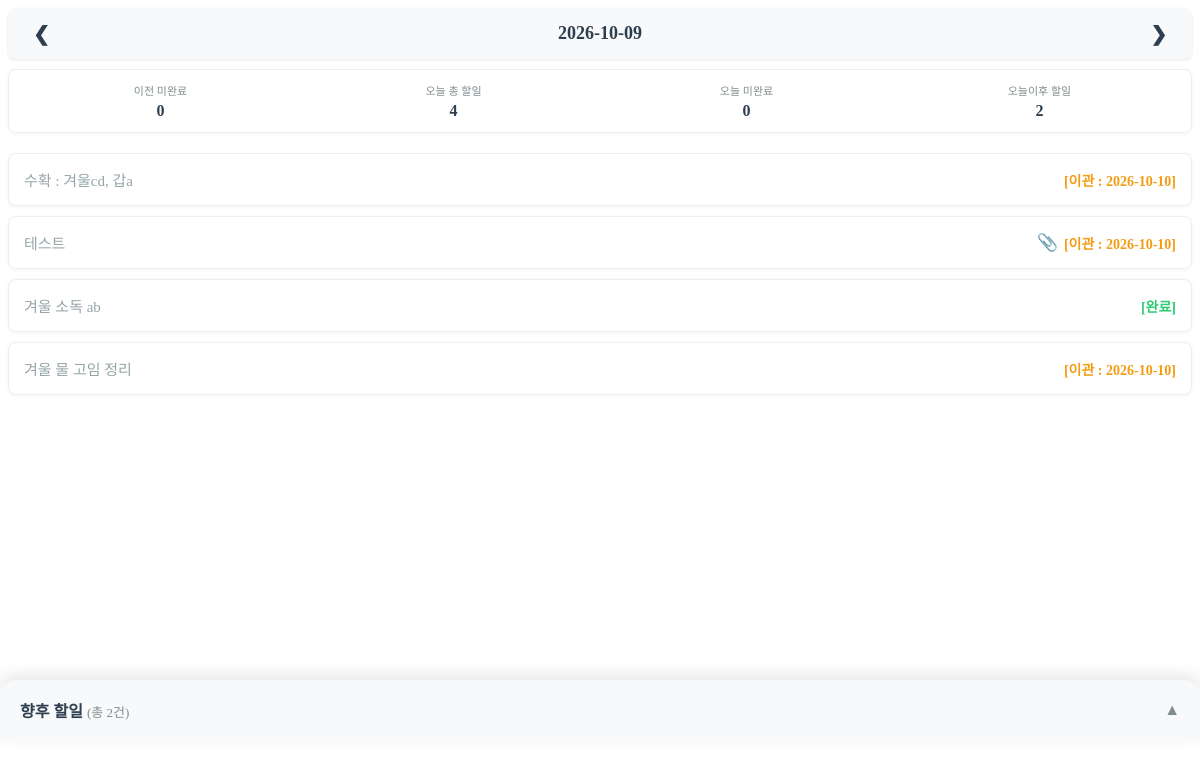
Screenshot of /dailytasks.php?d=2026-10-09 with the database file from the repository.
### tables this page shows
CREATE TABLE `dailytasksT` (
  `id` int(11) NOT NULL AUTO_INCREMENT COMMENT '고유 번호',
  `task_date` date NOT NULL COMMENT '할 일이 지정된 날짜',
  `content` text NOT NULL COMMENT '할 일 내용',
  `completion_status` varchar(20) DEFAULT NULL COMMENT '완료여부 (완료 또는 미뤄진 날짜 YYYY-MM-DD)',
  `created_at` datetime DEFAULT current_timestamp() COMMENT '등록일시',
  PRIMARY KEY (`id`)
);

### dailytasks.php (the view, shortened to what this page needs)
<?php
require_once __DIR__ . '/db_connect.php';
$today = date('Y-m-d');
$viewDate = isset($_GET['d']) ? $_GET['d'] : $today;
$dateStatus = 0;
if ($viewDate < $today) $dateStatus = -1;
$stmt = $pdo->prepare("SELECT COUNT(*) FROM dailytasksT WHERE task_date < ? AND completion_status = ''");
$stmt->execute([$viewDate]);
$prevIncompleteCount = $stmt->fetchColumn();
$stmt = $pdo->prepare("SELECT COUNT(*) FROM dailytasksT WHERE task_date = ?");
$stmt->execute([$viewDate]);
$todayTotalCount = $stmt->fetchColumn();
$stmt = $pdo->prepare("SELECT COUNT(*) FROM dailytasksT WHERE task_date = ? AND completion_status = ''");
$stmt->execute([$viewDate]);
$todayIncompleteCount = $stmt->fetchColumn();
$stmt = $pdo->prepare("SELECT COUNT(*) FROM dailytasksT WHERE task_date > ? AND (completion_status IS NULL OR completion_status = '')");
$stmt->execute([$viewDate]);
$futureTotalCount = $stmt->fetchColumn();
$stmt = $pdo->prepare("SELECT t.*, (SELECT COUNT(*) FROM attachment a WHERE a.att_grp_id = -t.id AND a.status='ACTIVE') AS attachment_count FROM dailytasksT t WHERE t.task_date = ? ORDER BY t.id DESC");
$stmt->execute([$viewDate]);
$tasks = $stmt->fetchAll(PDO::FETCH_ASSOC);
?>
<div class="date-nav-container">
    <button class="date-nav-btn prev" onclick="moveDate(-1, '<?= htmlspecialchars($viewDate, ENT_QUOTES) ?>')">&#10094;</button>
    <div class="date-title-wrap">
        <?= htmlspecialchars($viewDate) ?>
    </div>
    <button class="date-nav-btn next" onclick="moveDate(1, '<?= htmlspecialchars($viewDate, ENT_QUOTES) ?>')">&#10095;</button>
</div>
<div class="stats-container">
    <div class="stat-item"><span class="stat-label">이전 미완료</span><span class="stat-value <?= $prevIncompleteCount > 0 ? 'alert' : '' ?>"><?= $prevIncompleteCount ?></span></div>
    <div class="stat-item"><span class="stat-label">오늘 총 할일</span><span class="stat-value"><?= $todayTotalCount ?></span></div>
    <div class="stat-item"><span class="stat-label">오늘 미완료</span><span class="stat-value <?= $todayIncompleteCount > 0 ? 'alert' : '' ?>"><?= $todayIncompleteCount ?></span></div>
    <div class="stat-item"><span class="stat-label">오늘이후 할일</span><span class="stat-value"><?= $futureTotalCount ?></span></div>
</div>
<ul class="task-list">
    <?php if (count($tasks) === 0): ?>
        <li style="text-align: center; color: #999; padding: 20px;">할일이 없어! 새 할일을 추가해 볼까?</li>
    <?php else: ?>
        <?php foreach ($tasks as $task):
            $status = $task['completion_status'];
            $isCompleted = ($status === '완료');
            $isChanged = ($status !== '' && $status !== null &&$status !== '완료');
            $isDoneAny = ($isCompleted || $isChanged);$canDelete = ($dateStatus >= 0 && !$isDoneAny);
        ?>
            <li class="task-item">
                <div class="task-content-line <?= $isDoneAny ? 'completed' : '' ?>"
                     data-id="<?= $task['id'] ?>"
                     data-content="<?= htmlspecialchars($task['content'], ENT_QUOTES) ?>"
                     data-status="<?= htmlspecialchars($status ?? '', ENT_QUOTES) ?>"
                     onclick="openTaskDetail(this)">
                    <?= htmlspecialchars($task['content']) ?>
                </div>
                <div class="task-actions">
                    <?php if ($task['attachment_count'] > 0): ?>
                        <span class="task-attachment-icon" title="첨부파일 <?= (int)$task['attachment_count'] ?>개" onclick="openTaskDetail(this.closest('.task-item').querySelector('.task-content-line'))">📎</span>
                    <?php endif; ?>
                    <?php if ($isCompleted): ?>
                        <span class="task-status-tag status-completed">[완료]</span>
                    <?php elseif ($isChanged): ?>
                        <span class="task-status-tag status-transfer">[이관 : <?= htmlspecialchars($status) ?>]</span>
                    <?php elseif ($dateStatus <= 0): ?>
                        <span class="task-status-tag status-incomplete">[미완료]</span>
                    <?php endif; ?>
                </div>
            </li>
        <?php endforeach; ?>
    <?php endif; ?>
</ul>
<div class="bottom-spacer"></div>
<div class="future-section">
    <div class="future-header" onclick="toggleFutureTasks()">
        <div class="future-title">향후 할일 <span style="font-size:13px; color:#7f8c8d; font-weight:normal;">(총 <?= $futureTotalCount ?>건)</span></div>
        <div class="future-toggle-icon" id="future-toggle-icon">▲</div>
    </div>
</div>

### dailytasks.php (style rules this page uses)
.date-nav-container { display: flex; justify-content: center; align-items: center; position: relative; padding: 15px 0; margin-bottom: 10px; background-color: #f8f9fa; border-radius: 8px; box-shadow: 0 1px 3px rgba(0,0,0,0.1); }
.date-nav-btn { position: absolute; top: 50%; transform: translateY(-50%); background: none; border: none; font-size: 20px; color: #2c3e50; cursor: pointer; padding: 10px 15px; font-weight: bold; }
.date-nav-btn.prev { left: 10px; }
.date-nav-btn.next { right: 10px; }
.date-title-wrap { position: relative; font-size: 18px; font-weight: bold; color: #2c3e50; display: flex; align-items: center; }
.stats-container { display: flex; flex-wrap: wrap; gap: 10px; justify-content: space-between; background-color: #ffffff; padding: 12px 10px; border-radius: 8px; margin-bottom: 20px; border: 1px solid #eee; box-shadow: 0 1px 4px rgba(0,0,0,0.05); }
.stat-item { display: flex; flex-direction: column; align-items: center; flex: 1; min-width: 20%; }
.stat-label { font-size: 11px; color: #7f8c8d; margin-bottom: 4px; text-align: center; }
.stat-value { font-size: 16px; font-weight: bold; color: #2c3e50; }
.task-list { list-style: none; padding: 0; margin: 0; }
.task-item { display: flex; justify-content: space-between; align-items: center; background: #fff; padding: 15px; margin-bottom: 10px; border-radius: 8px; box-shadow: 0 1px 4px rgba(0,0,0,0.05); border: 1px solid #eee; }
.task-content-line { flex: 1; white-space: nowrap; overflow: hidden; text-overflow: ellipsis; font-size: 15px; cursor: pointer; color: #333; }
.task-content-line.completed { color: #95a5a6; }
.task-actions { display: flex; align-items: center; gap: 6px; flex-shrink: 0; }
.task-attachment-icon { font-size: 17px; cursor: pointer; color: #7f8c8d; transition: color 0.2s; }
.task-status-tag { font-weight: bold; font-size: 14px; white-space: nowrap; }
.status-completed { color: #2ecc71; }
.status-transfer { color: #f39c12; }
.future-section { position: fixed; bottom: 60px; left: 0; right: 0; background-color: #fff; border-radius: 16px 16px 0 0; box-shadow: 0 -4px 15px rgba(0,0,0,0.1); z-index: 90; margin: 0; }
.future-header { display: flex; justify-content: space-between; align-items: center; padding: 18px 20px; background-color: #f8f9fa; border-radius: 16px 16px 0 0; cursor: pointer; border-top: 1px solid #eee; }
.future-title { font-size: 16px; font-weight: bold; color: #2c3e50; }
.future-toggle-icon { font-size: 16px; color: #7f8c8d; user-select: none; }
.bottom-spacer { height: 130px; }

### rows the page displays
dailytaskst: content "수확 : 겨울cd, 갑a", completion_status "2026-10-10"
dailytaskst: content "테스트", completion_status "2026-10-10"
dailytaskst: content "겨울 소독 ab", completion_status "[완료]"
dailytaskst: content "겨울 물 고임 정리", completion_status "2026-10-10"

### other values shown
$viewDate "2026-10-09"
$prevIncompleteCount "0"
$todayTotalCount "4"
$todayIncompleteCount "0"
$futureTotalCount "2"
